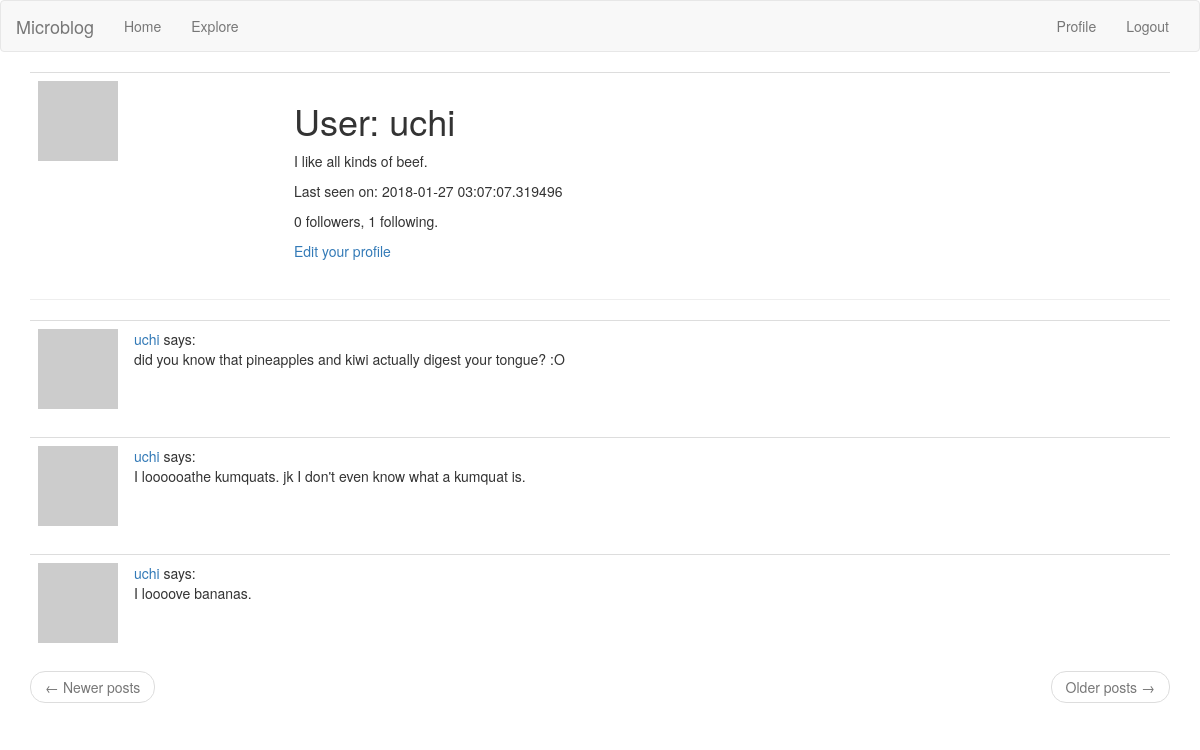
Page /user/uchi (signed in) on the earlier database version.
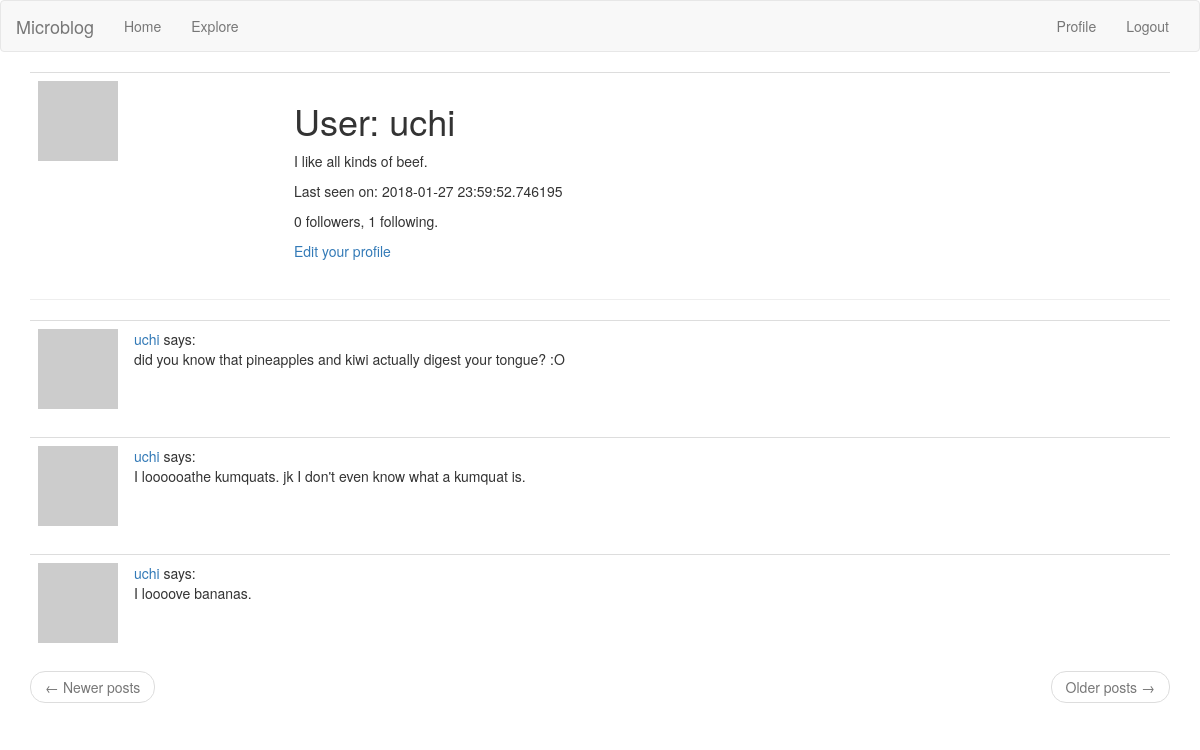
Same page on the later database version.
### app/models.py (models this page shows, shortened)
class User(UserMixin, db.Model):
    id = db.Column(db.Integer, primary_key = True)
    username = db.Column(db.String(64), index = True, unique = True)
    email = db.Column(db.String(120), index = True, unique = True)
    password_hash = db.Column(db.String(128))
    posts = db.relationship("Post", backref = "author", lazy = "dynamic")
    about_me = db.Column(db.String(140))
    last_seen = db.Column(db.DateTime, default = datetime.utcnow)
    followed = db.relationship("User", secondary = followers,
    primaryjoin = (followers.c.follower_id == id),
    secondaryjoin = (followers.c.followed_id == id),
    backref = db.backref("followers", lazy = "dynamic"), lazy = "dynamic")
    def avatar(self, size):
        digest = md5(self.email.lower().encode("utf-8")).hexdigest()
        return "https://www.gravatar.com/avatar/{}?d=retro&s={}".format(digest, size)

class Post(db.Model):
    id = db.Column(db.Integer, primary_key = True)
    body = db.Column(db.String(140))
    timestamp = db.Column(db.DateTime, index = True, default = datetime.utcnow)
    user_id = db.Column(db.Integer, db.ForeignKey("user.id"))

### app/routes.py (the view)
@flaskApp.route("/user/<username>")
@login_required
def user(username):
    user = User.query.filter_by(username = username).first_or_404()
    page = request.args.get("page", 1, type = int)
    posts = user.posts.order_by(Post.timestamp.desc()).paginate(page,
        flaskApp.config["POSTS_PER_PAGE"], False)
    next_url = url_for("user", page = posts.next_num) if posts.has_next else None
    prev_url = url_for("user", page = posts.prev_num) if posts.has_prev else None
    return render_template("user.html", user = user, posts = posts.items,
        next_url = next_url, prev_url = prev_url)

### app/models.py (called while the page is built)
@login.user_loader
def load_user(id):
    return User.query.get(int(id))

### app/routes.py (called while the page is built)
@flaskApp.before_request
def before_request():
    if current_user.is_authenticated:
        current_user.last_seen = datetime.utcnow()
        db.session.commit()

### app/templates/user.html
{% extends "base.html" %}
{% block app_content %}
    <table class = "table table-hover">
        <tr>
        <td width = "256px"><img src = "{{ user.avatar(128) }}"</td>
        <td>
            <h1>User: {{ user.username }}</h1>
            {% if user.about_me %}<p>{{ user.about_me }}</p>{% endif %}
            {% if user.last_seen %}<p>Last seen on: {{ user.last_seen }}</p>{% endif %}
            <p>{{ user.followers.count() }} followers, {{ user.followed.count() }} following.</p>
            {% if user == current_user %}
            <p><a href = "{{ url_for('edit_profile') }}">Edit your profile</a></p>
            {% elif not current_user.is_following(user) %}
            <p><a href = "{{ url_for('follow', username = user.username) }}">Follow</a></p>
            {% else %}
            <p><a href = "{{ url_for('unfollow', username = user.username) }}">Unfollow</a></p>
            {% endif %}
        </td>
        </tr>
    </table>
    <hr>
    {% for post in posts %}
        {% include "_post.html" %}
    {% endfor %}
    <nav aria-label="...">
        <ul class="pager">
            <li class="previous{% if not prev_url %} disabled{% endif %}">
                <a href="{{ prev_url or '#' }}">
                    <span aria-hidden="true">&larr;</span> Newer posts
                </a>
            </li>
            <li class="next{% if not next_url %} disabled{% endif %}">
                <a href="{{ next_url or '#' }}">
                    Older posts <span aria-hidden="true">&rarr;</span>
                </a>
            </li>
        </ul>
    </nav>
{% endblock %}

### app/templates/base.html (shortened to what this page needs)
{% extends 'bootstrap/base.html' %}
{% block navbar %}
<nav class="navbar navbar-default">
       <div class="container-fluid">
          <div class="navbar-header">
          <a class="navbar-brand" href="{{ url_for('index') }}">Microblog</a>
      </div>
      <div class="collapse navbar-collapse" id="bs-example-navbar-collapse-1">
        <ul class="nav navbar-nav">
            <li><a href="{{ url_for('index') }}">Home</a></li>
            <li><a href="{{ url_for('explore') }}">Explore</a></li>
        </ul>
        <ul class="nav navbar-nav navbar-right">
            {% if current_user.is_anonymous %}
            <li><a href= "{{ url_for('login') }}">Login</a></li>
            {% else %}
            <li><a href="{{ url_for('user', username = current_user.username) }}">Profile</a></li>
            <li><a href= "{{ url_for('logout') }}">Logout</a></li>
            {% endif %}
        </ul>
        </div>
    </div>
</nav>
{% endblock %}
{% block content %}
    <div class = "container">
        {% block app_content %} {% endblock %}
    </div>
{% endblock %}

### app/templates/_post.html
<table class = "table table-hover">
    <tr>
        <td width = "70px">
            <a href = "{{ url_for('user', username = post.author.username) }}">
                <img src = "{{ post.author.avatar(36) }}">
            </a>
        </td>
        <td>
            <a href = "{{ url_for('user', username = post.author.username) }}">
            {{ post.author.username }}
            </a>
            says:
            <br>
            {{ post.body }}
        </td>
    </tr>
</table>

Differences in the rows shown:
changed User "uchi": last_seen "2018-01-27 03:07:07.319496" → "2018-01-27 23:59:52.746195"
